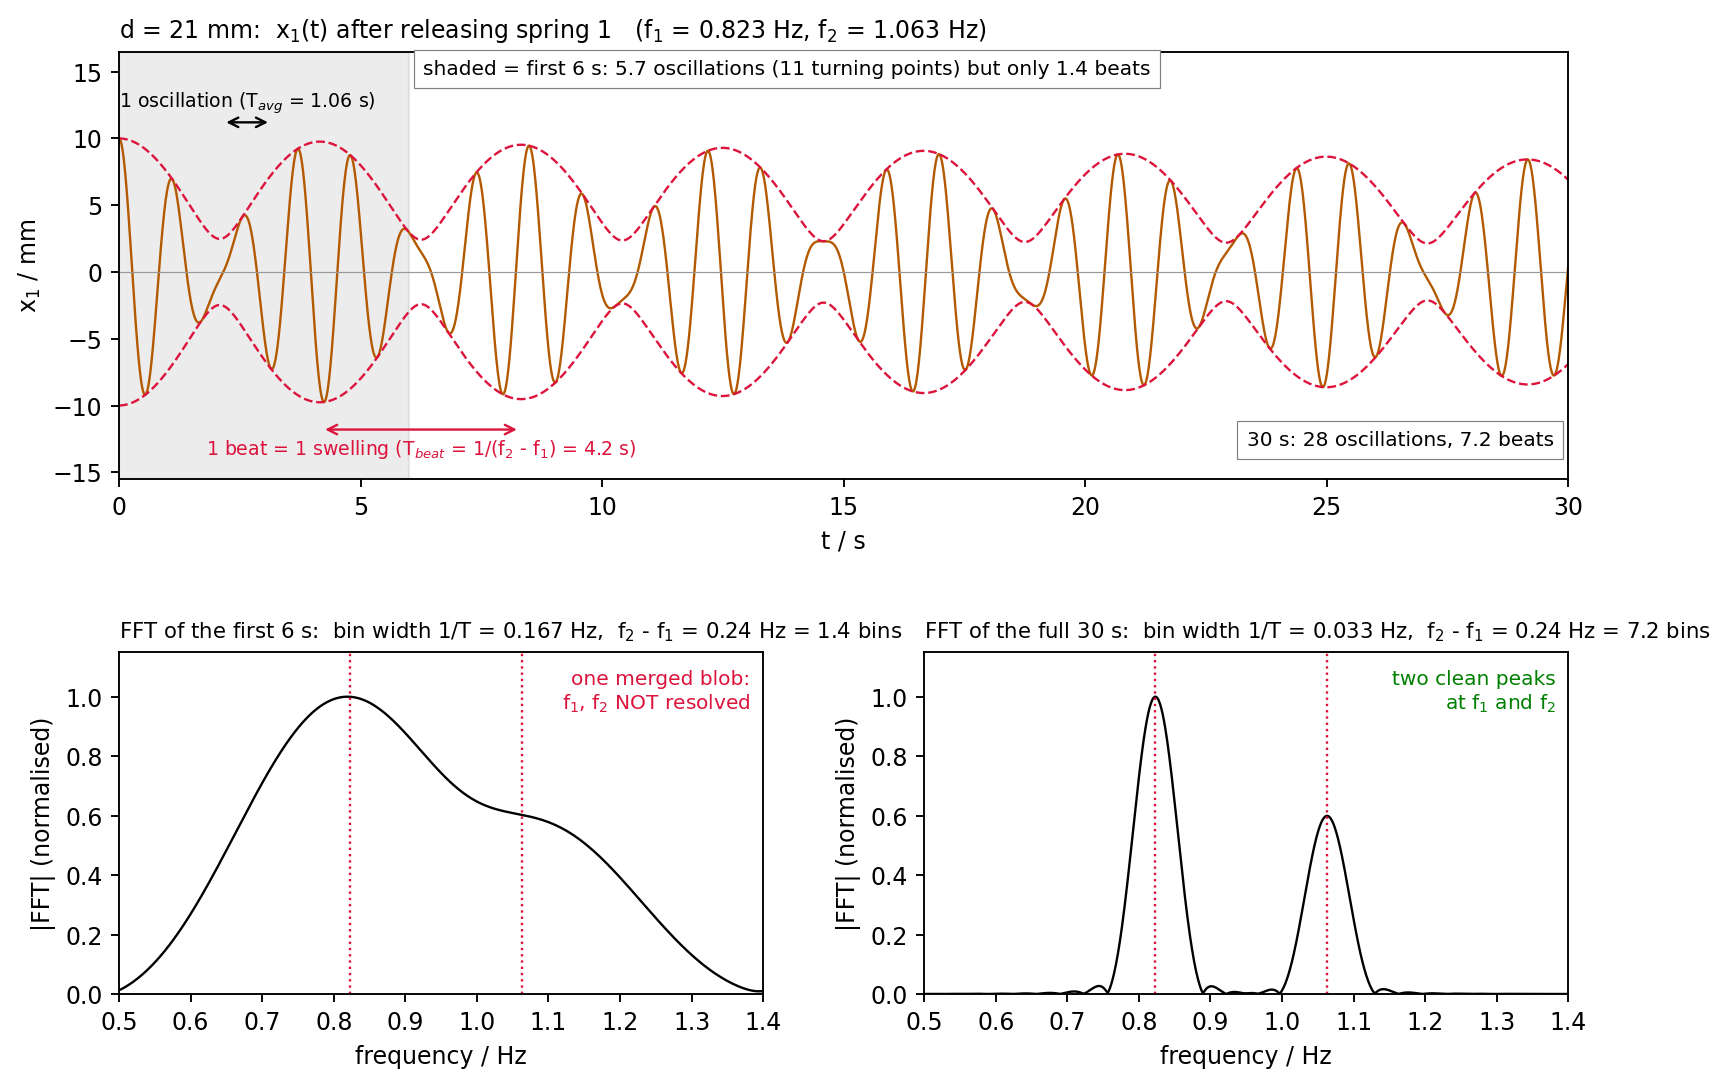

This figure's Python source:
"""Illustration for the Tracker workflow: what a 'beat' is, and why a 6 s record cannot resolve f1, f2.
Parameters: d = 21 mm (f1 = 0.823, f2 = 1.063 Hz), hold-and-release with A = 10 mm, tau = 170 s."""
import numpy as np, matplotlib
matplotlib.use("Agg"); import matplotlib.pyplot as plt
f1, f2, A, tau, fs = 0.823, 1.063, 10.0, 170.0, 240.0
gk = ((f2/f1)**2 - 1)/2; x20 = A*gk/(1+gk)            # spring 2 shift while spring 1 is held
eta0, xi0 = A + x20, A - x20; a, b = eta0/2, xi0/2
t = np.arange(0, 30, 1/fs); w1, w2 = 2*np.pi*f1, 2*np.pi*f2
x = (a*np.cos(w1*t) + b*np.cos(w2*t))*np.exp(-t/tau)
env = np.sqrt(a*a + b*b + 2*a*b*np.cos((w2-w1)*t))*np.exp(-t/tau)
Tbeat, Tavg = 1/(f2-f1), 2/(f1+f2)

def spec(sig, fs):
    sig = sig - sig.mean(); win = np.hanning(len(sig)); n = 2**18
    X = np.abs(np.fft.rfft(sig*win, n)); f = np.fft.rfftfreq(n, 1/fs); return f, X/X.max()

C = "#b35900"
fig = plt.figure(figsize=(11, 7.2)); gs = fig.add_gridspec(2, 2, height_ratios=[1.25, 1], hspace=0.45, wspace=0.25)
ax = fig.add_subplot(gs[0, :])
ax.plot(t, x, color=C, lw=1.0); ax.plot(t, env, "--", color="crimson", lw=1); ax.plot(t, -env, "--", color="crimson", lw=1)
ax.axvspan(0, 6, color="gray", alpha=0.15); ax.axhline(0, color="0.6", lw=0.5)
ax.set_xlim(0, 30); ax.set_ylim(-15.5, 16.5); ax.set_xlabel("t / s"); ax.set_ylabel("x$_1$ / mm")
ax.set_title("d = 21 mm:  x$_1$(t) after releasing spring 1   (f$_1$ = 0.823 Hz, f$_2$ = 1.063 Hz)", loc="left", fontsize=10)
# one oscillation
t0 = 0.0; t1 = Tavg
t0 = 2*Tavg; t1 = 3*Tavg
ax.annotate("", (t0, 11.2), (t1, 11.2), arrowprops=dict(arrowstyle="<->", color="k"))
ax.text((t0+t1)/2, 11.7, "1 oscillation (T$_{avg}$ = 1.06 s)", ha="center", va="bottom", fontsize=8)
# one beat: between two envelope maxima (t = 0 and Tbeat)
ax.annotate("", (Tbeat, -11.8), (2*Tbeat, -11.8), arrowprops=dict(arrowstyle="<->", color="crimson"))
ax.text(1.5*Tbeat, -12.4, "1 beat = 1 swelling (T$_{beat}$ = 1/(f$_2$ - f$_1$) = 4.2 s)", ha="center", va="top", fontsize=8, color="crimson")
ax.text(6.3, 15.9, "shaded = first 6 s: 5.7 oscillations (11 turning points) but only 1.4 beats", ha="left", va="top", fontsize=8.5,
        bbox=dict(fc="white", ec="gray", lw=0.5))
ax.text(29.7, -13.3, "30 s: 28 oscillations, 7.2 beats", ha="right", va="bottom", fontsize=8.5, bbox=dict(fc="white", ec="gray", lw=0.5))
for k, (T, lab) in enumerate([(6, "FFT of the first 6 s"), (30, "FFT of the full 30 s")]):
    ax = fig.add_subplot(gs[1, k]); m = t < T; f, X = spec(x[m], fs)
    ax.plot(f, X, color="k", lw=1); ax.set_xlim(0.5, 1.4); ax.set_ylim(0, 1.15)
    for fk in (f1, f2): ax.axvline(fk, color="crimson", ls=":", lw=1)
    ax.set_xlabel("frequency / Hz"); ax.set_ylabel("|FFT| (normalised)")
    ax.set_title(f"{lab}:  bin width 1/T = {1/T:.3f} Hz,  f$_2$ - f$_1$ = {f2-f1:.2f} Hz = {(f2-f1)*T:.1f} bins", fontsize=9, loc="left")
    ax.text(0.98, 0.95, "one merged blob:\nf$_1$, f$_2$ NOT resolved" if T == 6 else "two clean peaks\nat f$_1$ and f$_2$",
            transform=ax.transAxes, ha="right", va="top", fontsize=8.5, color="crimson" if T == 6 else "green")
fig.savefig("beats_vs_oscillations.png", dpi=170, bbox_inches="tight")
print(f"x20 = {x20:.2f} mm, Tbeat = {Tbeat:.2f} s, Tavg = {Tavg:.3f} s, osc in 6 s = {6/Tavg:.1f}, beats in 6 s = {6/Tbeat:.2f}")
